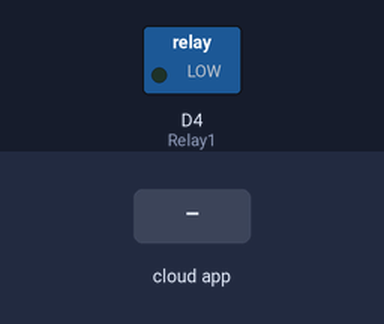
Recording of a sketch running on a simulated ESP8266 (NodeMCU). On the bench: switched loads named in the sketch (green lamp = pin HIGH). Inputs (shaded band) come from the test bench. WiFi joins after 1.5 s; servers stay silent unless stated; no MQTT or app messages arrive unless stated; what the sketch prints to the serial monitor is not drawn.

Above: at 2.7 s.
2.8 s: the phone or cloud app sets fan to ON
At 4.0 s:
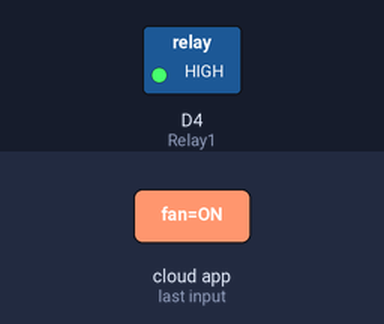
4.3 s: the phone or cloud app sets fan to OFF
At 5.6 s:
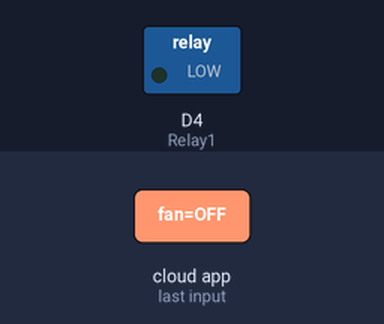
Timing chart, 0 to 7.3 s (numbered marks = the images above; inputs shaded):
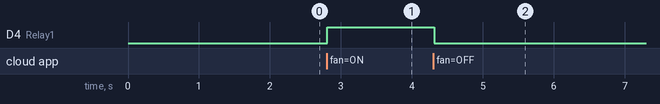

The sketch:

STREET_LIGHT_CONTROL.ino
```cpp
#include <ESP8266WiFi.h>
#include "Adafruit_MQTT.h"
#include "Adafruit_MQTT_Client.h"

#define Relay1  D4


#define WLAN_SSID       "harshank"             // Your SSID
#define WLAN_PASS       "10203040"        // Your password

#define AIO_SERVER      "io.adafruit.com"
#define AIO_SERVERPORT  1883                   // use 8883 for SSL
#define AIO_USERNAME    "harshpatil"            // Replace it with your username
#define AIO_KEY         "cc7909601e5946fbbe76f97e19797794"   // Replace with your Project Auth Key

WiFiClient client;
Adafruit_MQTT_Client mqtt(&client,AIO_SERVER,AIO_SERVERPORT, AIO_USERNAME, AIO_KEY);
Adafruit_MQTT_Subscribe  Light1 = Adafruit_MQTT_Subscribe(&mqtt,AIO_USERNAME "/feeds/fan");

void MQTT_connect();

void setup() {
  Serial.begin(115200);
  delay(10);
  pinMode(Relay1, OUTPUT);


  //Connecting to the WiFi access point
  Serial.println(); Serial.println();
  Serial.println("Connection to...");
  Serial.println(WLAN_SSID);
  WiFi.begin(WLAN_SSID, WLAN_PASS);
  while (WiFi.status() != WL_CONNECTED) {
    delay(500);
    Serial.print("..");
  }
  Serial.println();
  Serial.println("WiFi Connected");
  Serial.println("IP Address: ");
  Serial.println(WiFi.localIP());

  mqtt.subscribe(&Light1);

 }

void loop() {


  MQTT_connect();

  Adafruit_MQTT_Subscribe *subscription;
  while ((subscription = mqtt.readSubscription(20000))) {
    if (subscription == &Light1) {
      Serial.print(F("On-Off button: "));
      Serial.println((char *)Light1.lastread);

      if (strcmp((char *)Light1.lastread, "ON") == 0) {
        digitalWrite(Relay1, HIGH);
      }
      if (strcmp((char *)Light1.lastread, "OFF") == 0) {
        digitalWrite(Relay1, LOW);
      }
    }


}
}

void MQTT_connect() {
  int8_t ret;

  // Stop if already connected.
  if (mqtt.connected()) {
    return;
  }

  Serial.print("Connecting to MQTT... ");

  uint8_t retries = 3;

  while ((ret = mqtt.connect()) != 0) { // connect will return 0 for connected
    Serial.println(mqtt.connectErrorString(ret));
    Serial.println("Retrying MQTT connection in 5 seconds...");
    mqtt.disconnect();
    delay(5000);  // wait 5 seconds
    retries--;
    if (retries == 0) {
      // basically die and wait for WDT to reset me
      while (1);
    }
  }
  Serial.println("MQTT Connected!");

}
```

Measured:
- after the input at 2.8 s, D4 (Relay1): LOW → HIGH at once
- after the input at 4.3 s, D4 (Relay1): HIGH → LOW at once
